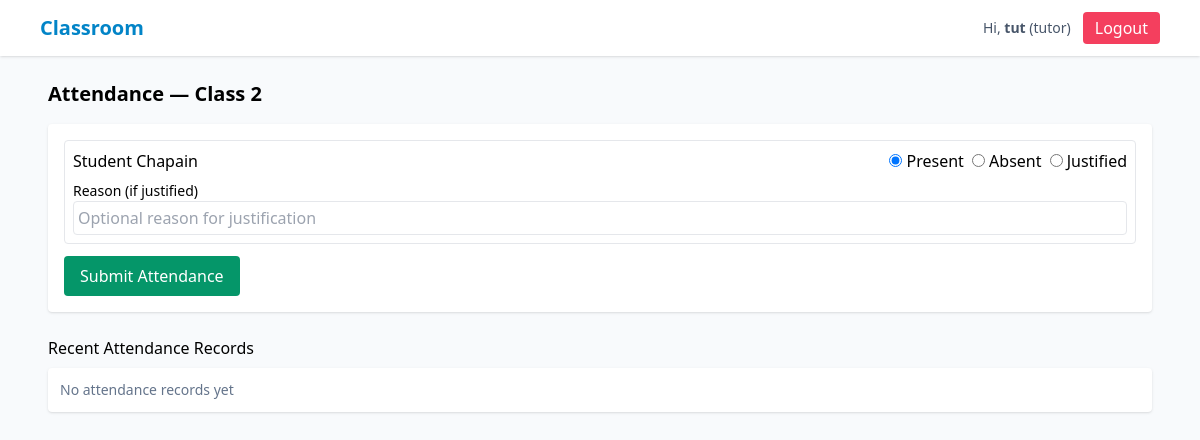
The page /tutor/2/attendance (signed in) on the database its author committed.
### tables this page shows
CREATE TABLE users (
      id INTEGER PRIMARY KEY AUTOINCREMENT,
      name TEXT NOT NULL,
      email TEXT UNIQUE NOT NULL,
      password_hash TEXT NOT NULL,
      role TEXT NOT NULL CHECK(role IN ('admin','tutor','student')),
      created_at TEXT NOT NULL
    );

### app.py (the view, shortened to what this page needs)
@app.route("/tutor/<int:class_id>/attendance", methods=["GET","POST"])
@login_required
def tutor_attendance(class_id):
    if current_user.role != "tutor": flash("Forbidden","danger"); return redirect(url_for("index"))
    students = DB.get_students_in_class(class_id)
    attendance = DB.get_attendance_for_class(class_id)
    return render_template("attendance.html", students=students, attendance=attendance, class_id=class_id)

### app.py (called while the page is built)
@login_manager.user_loader
def load_user(user_id):
    row = DB.get_user_by_id(int(user_id))
    if row:
        return User(row)
    return None

### db.py (called while the page is built)
def get_connection():
    conn = sqlite3.connect(DB_PATH, timeout=5, detect_types=sqlite3.PARSE_DECLTYPES, check_same_thread=False)
    conn.row_factory = sqlite3.Row
    conn.execute("PRAGMA foreign_keys = ON;")
    return conn

def get_user_by_id(uid: int) -> Optional[sqlite3.Row]:
    conn = get_connection()
    cur = conn.cursor()
    cur.execute("SELECT * FROM users WHERE id = ?", (uid,))
    r = cur.fetchone()
    conn.close()
    return r

def get_students_in_class(class_id: int):
    conn = get_connection()
    cur = conn.cursor()
    cur.execute("""
      SELECT u.* FROM users u
      JOIN enrollments e ON e.user_id = u.id
      WHERE e.class_id = ? AND u.role = 'student'
    """, (class_id,))
    rows = cur.fetchall()
    conn.close()
    return rows

def get_attendance_for_class(class_id: int):
    conn = get_connection()
    cur = conn.cursor()
    cur.execute("""
      SELECT a.*, u.name as student_name FROM attendance a
      JOIN users u ON u.id = a.student_id
      WHERE a.class_id = ?
      ORDER BY a.marked_at DESC
    """, (class_id,))
    rows = cur.fetchall()
    conn.close()
    return rows

### templates/attendance.html
{% extends "base.html" %}
{% block content %}
<h2 class="text-xl font-semibold mb-4">Attendance — Class {{ class_id }}</h2>
<form method="post" class="bg-white p-4 rounded shadow">
  {% for s in students %}
    <div class="mb-3 border p-2 rounded">
      <div class="flex justify-between items-center">
        <div>{{ s.name }}</div>
        <div class="flex items-center gap-2">
          <label><input type="radio" name="status_{{ s.id }}" value="present" checked/> Present</label>
          <label><input type="radio" name="status_{{ s.id }}" value="absent"/> Absent</label>
          <label><input type="radio" name="status_{{ s.id }}" value="justified"/> Justified</label>
        </div>
      </div>
      <div class="mt-2">
        <label class="block text-sm">Reason (if justified)</label>
        <input name="reason_{{ s.id }}" class="w-full border p-1 rounded" placeholder="Optional reason for justification"/>
      </div>
    </div>
  {% endfor %}
  <button class="px-4 py-2 bg-emerald-600 text-white rounded">Submit Attendance</button>
</form>
<h3 class="mt-6 mb-2">Recent Attendance Records</h3>
<div class="bg-white p-3 rounded shadow">
  <ul class="text-sm">
    {% for a in attendance %}
      <li class="mb-1">{{ a.student_name }} — {{ a.status }} {% if a.reason %} ({{ a.reason }}){% endif %} — {{ a.marked_at }}</li>
    {% else %}
      <li class="text-slate-500">No attendance records yet</li>
    {% endfor %}
  </ul>
</div>
{% endblock %}

### templates/base.html (shortened to what this page needs)
<!doctype html>
<html lang="en">
<head>
  <script src="https://cdn.tailwindcss.com"></script>
</head>
<body class="bg-slate-50 min-h-screen">
  <nav class="bg-white shadow">
    <div class="max-w-6xl mx-auto px-4 py-3 flex justify-between items-center">
      <a class="text-xl font-semibold text-sky-600" href="{{ url_for('index') }}">Classroom</a>
      <div class="flex items-center gap-3">
        {% if current_user.is_authenticated %}
          <span class="text-sm text-slate-600">Hi, <strong>{{ current_user.name }}</strong> ({{ current_user.role }})</span>
          <a class="px-3 py-1 bg-rose-500 text-white rounded" href="{{ url_for('logout') }}">Logout</a>
        {% else %}
          <a class="px-3 py-1 bg-sky-600 text-white rounded" href="{{ url_for('login') }}">Login</a>
        {% endif %}
      </div>
    </div>
  </nav>
  <main class="max-w-6xl mx-auto p-6">
    {% block content %}{% endblock %}
  </main>
</body>
</html>

### rows shown on the page
users: name "tut", role "tutor"
users: name "Student Chapain"

### other values the page prints
{{ class_id }} "2"
